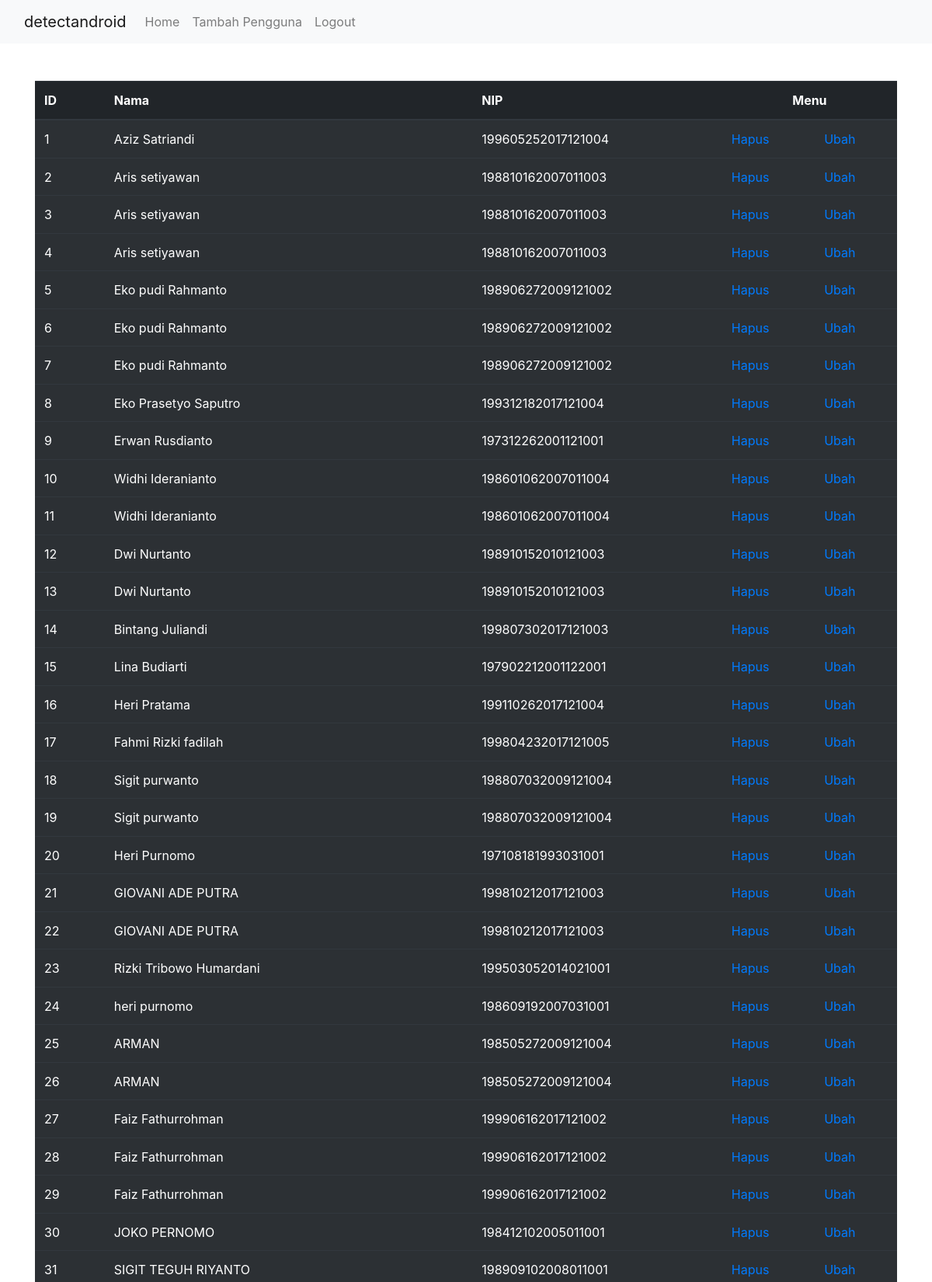
The app's page /admin.php (upper part) with its own data.
### tables this page shows
CREATE TABLE `user` (
  `id` int(10) NOT NULL,
  `nama` varchar(225) NOT NULL,
  `foto` varchar(225) NOT NULL,
  `nip` text NOT NULL,
  `hp` text NOT NULL
);

### admin.php (the view, shortened to what this page needs)
<!doctype html>
<html lang="id">
  <head>
    <link href="bootstrap/css/bootstrap.min.css" rel="stylesheet">
  </head>
  <body>
  <?php include"menu.php";?>
    <div class="container">
        <div class="row py-5">
            <div class="col">
            <table class="table table-dark table-striped">
    <thead>
      <tr>
        <th scope="col">ID</th>
        <th scope="col">Nama</th>
        <th scope="col">NIP</th>
        <th scope="col" colspan="2" class="text-center">Menu</th>
      </tr>
    </thead>
    <tbody>
        <?php
    include "conect.php";
    $ambildata = mysqli_query($con,"select * from user");
    while($tampil = mysqli_fetch_array($ambildata)){
        echo "
        <tr>
            <td>$tampil[id]</td>
            <td>$tampil[nama]</td>
            <td>$tampil[nip]</td>
            <td><a href='?id=$tampil[id]'> Hapus </a></td>
            <td><a href='edit.php?id=$tampil[id]'> Ubah </a></td>
        <tr>";
    }
    ?>
    </tbody>
  </table>
</div>
</div>
    </div>
  </body>
</html>

### menu.php (shortened to what this page needs)
<nav class="navbar navbar-expand-lg navbar-light bg-light">
  <div class="container-fluid">
    <a class="navbar-brand" href="#">detectandroid</a>
    <div class="collapse navbar-collapse" id="navbarSupportedContent">
      <ul class="navbar-nav me-auto mb-2 mb-lg-0">
        <li class="nav-item">
          <a class="nav-link" aria-current="page" href="admin.php">Home</a>
        </li>
        <li class="nav-item">
          <a class="nav-link" href="add.php">Tambah Pengguna</a>
        </li>
        <li class="nav-item">
          <a class="nav-link" href="logout.php">Logout</a>
        </li>
      </ul>
    </div>
  </div>
</nav>

### records on screen
user: id "1", nama "Aziz Satriandi", nip "199605252017121004"
user: id "2", nama "Aris setiyawan", nip "198810162007011003"
user: id "3", nama "Aris setiyawan", nip "198810162007011003"
user: id "4", nama "Aris setiyawan", nip "198810162007011003"
user: id "5", nama "Eko pudi Rahmanto", nip "198906272009121002"
user: id "6", nama "Eko pudi Rahmanto", nip "198906272009121002"
user: id "7", nama "Eko pudi Rahmanto", nip "198906272009121002"
user: id "8", nama "Eko Prasetyo Saputro", nip "199312182017121004"
user: id "9", nama "Erwan Rusdianto", nip "197312262001121001"
user: id "10", nama "Widhi Ideranianto", nip "198601062007011004"
user: id "11", nama "Widhi Ideranianto", nip "198601062007011004"
user: id "12", nama "Dwi Nurtanto", nip "198910152010121003"
user: id "13", nama "Dwi Nurtanto", nip "198910152010121003"
user: id "14", nama "Bintang Juliandi", nip "199807302017121003"
user: id "15", nama "Lina Budiarti", nip "197902212001122001"
user: id "16", nama "Heri Pratama", nip "199110262017121004"
user: id "17", nama "Fahmi Rizki fadilah", nip "199804232017121005"
user: id "18", nama "Sigit purwanto", nip "198807032009121004"
user: id "19", nama "Sigit purwanto", nip "198807032009121004"
user: id "20", nama "Heri Purnomo", nip "197108181993031001"
user: id "21", nama "GIOVANI ADE PUTRA", nip "199810212017121003"
user: id "22", nama "GIOVANI ADE PUTRA", nip "199810212017121003"
user: id "23", nama "Rizki Tribowo Humardani", nip "199503052014021001"
user: id "24", nama "heri purnomo", nip "198609192007031001"
user: id "25", nama "ARMAN", nip "198505272009121004"
user: id "26", nama "ARMAN", nip "198505272009121004"
user: id "27", nama "Faiz Fathurrohman", nip "199906162017121002"
user: id "28", nama "Faiz Fathurrohman", nip "199906162017121002"
user: id "29", nama "Faiz Fathurrohman", nip "199906162017121002"
user: id "30", nama "JOKO PERNOMO", nip "198412102005011001"
user: id "31", nama "SIGIT TEGUH RIYANTO", nip "198909102008011001"
